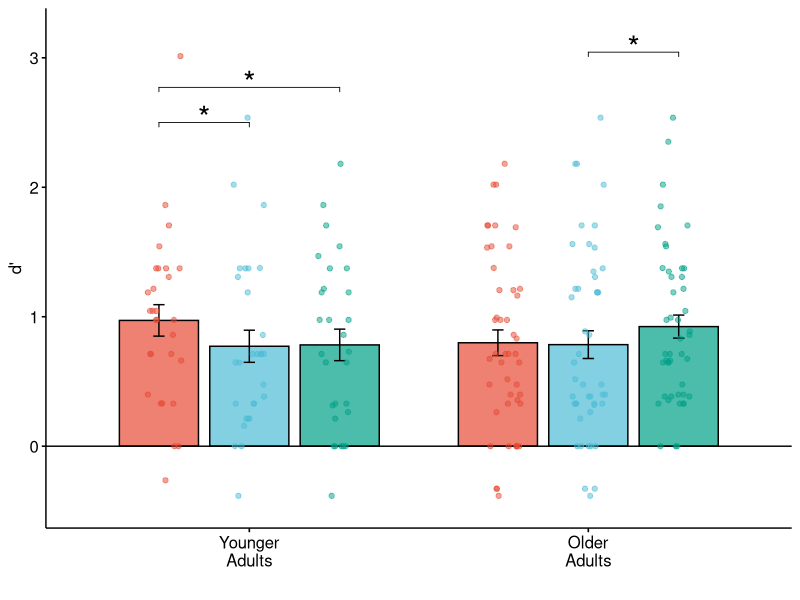
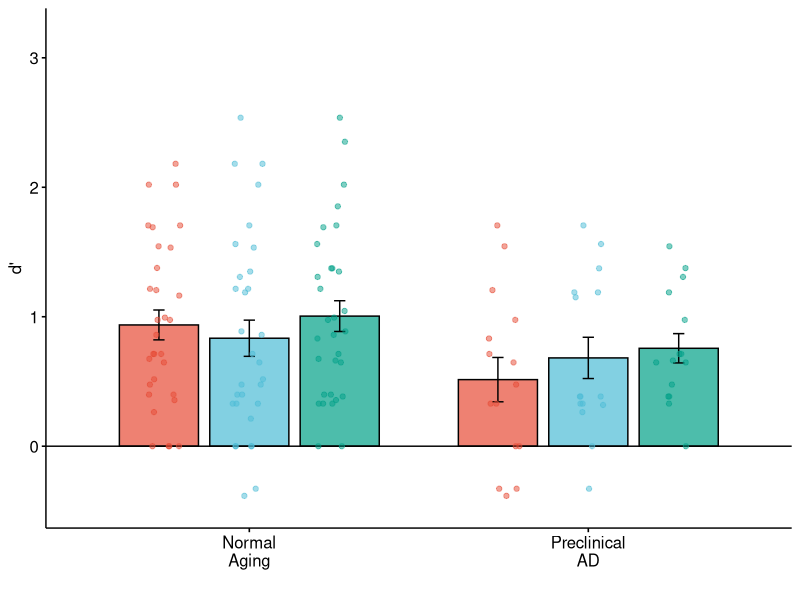
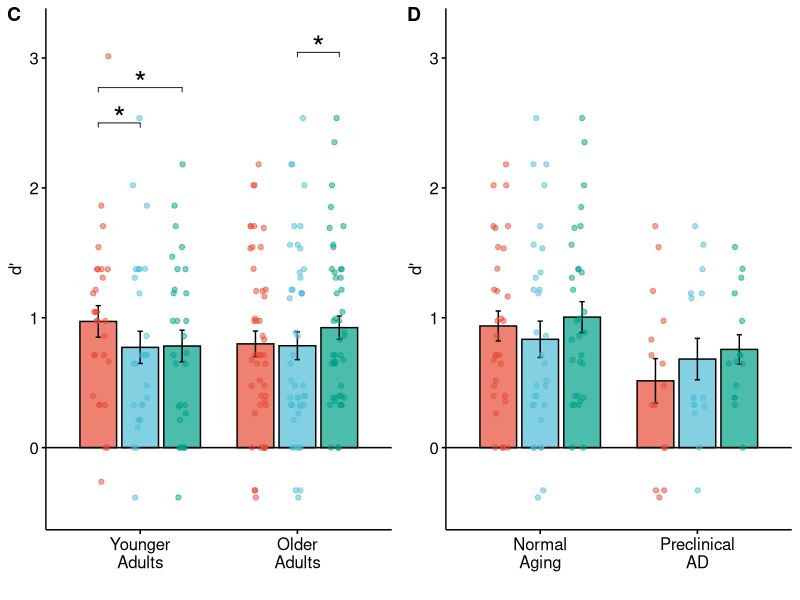
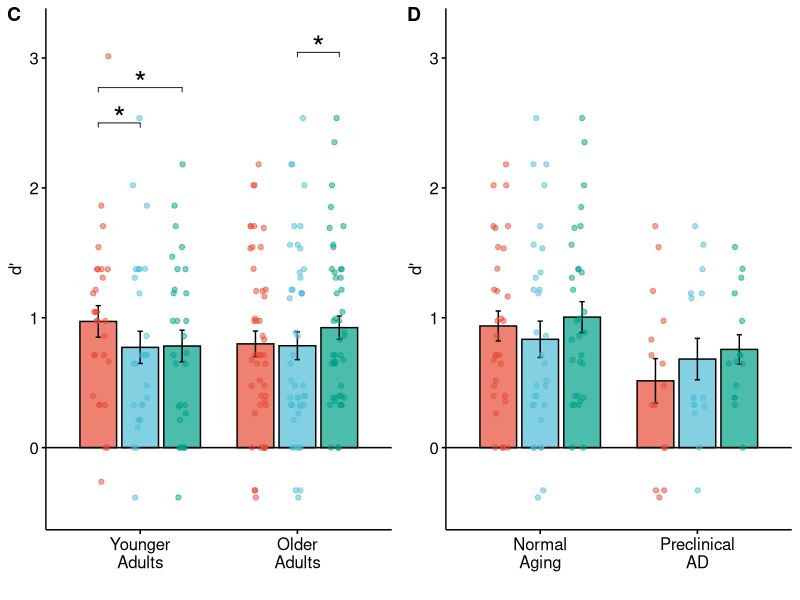

Source code (R) for these figures, in order:
## ---- chunk 1
knitr::opts_chunk$set(echo = TRUE)
## ---- chunk 2
# Load Libraries
library(tidyverse)
library(ggpubr)
library(rstatix)
library(lme4)
library(lmerTest)
library(emmeans)

# Set colorscales
npg_pal <- get_palette(palette = 'npg', 3)
npg_RL <- c(npg_pal[1], npg_pal[3])

# Read in data
df <- read_csv('data_fig1.csv')
df$age_group <- factor(df$age_group, levels = c('Younger\nAdults',
                                                    'Older\nAdults'))
df$biomarker_group <- factor(df$biomarker_group, levels = c('Younger\nAdults',
                                                        'Normal\nAging',
                                                        'Preclinical\nAD'))
data_C <- df
data_D <- df
## ---- chunk 3
# PANEL C: Stats
print("+---------- Linear Mixed Effects Model ----------+")
dprime_mod <- lmer(dprime ~ age_group*valence + (1 | subject), 
                   data_C)
summary(dprime_mod)

print("+---------- Post-Hoc Paired T-test Tests ----------+")
emm1 = emmeans(dprime_mod, specs = pairwise ~ valence|age_group,
               type = 'repsonse', adjust = 'none')
emm1_contrasts <- emm1$contrasts %>% rbind(adjust = 'none')
emm1_contrasts <- as.data.frame(emm1_contrasts) %>% 
  separate(col = contrast, into = c('group1', 'group2'), sep = ' - ') %>%
  filter(p.value < 0.05) %>%
  mutate(sig = case_when(p.value < 0.05 ~ '*')) %>%
  add_xy_position(data = data_C, formula = dprime ~ age_group,
                  x = "age_group", group = 'valence', fun = "mean_se", dodge = 0.8)
emm1$contrasts
## ---- chunk 4
print("+---------- Linear Mixed Effects Model (control for learning) ----------+")
dprime_mod <- lmer(dprime ~ age_group*valence + learning_accuracy + (1 | subject), 
                   data_C)
summary(dprime_mod)

print("+---------- Paired T-test Post-Hoc Tests ----------+")
emm2 = emmeans(dprime_mod, specs = pairwise ~ valence|age_group,
               type = 'repsonse', adjust = 'none')
emm2$contrasts
## ---- chunk 5
figC <- ggbarplot(data_C, 
               x = "age_group", 
               y = "dprime", 
               fill = "valence",
               alpha = 0.7,
               palette = "npg", 
               add = "mean_se", 
               xlab = "",
               ylab = "d\'",
               ylim = c(-0.45, 3.2),
               position = position_dodge(0.8)) +
        geom_hline(yintercept = 0) +
        geom_jitter(aes(color = valence, fill = valence), alpha = 0.5,
              position = position_jitterdodge(0.1))
figC <- figC + stat_pvalue_manual(emm1_contrasts, label = 'sig', 
                                  tip.length = 0.01, step.increase = 0.08, 
                                  y.position = 2.5, size = 8) +
        theme(legend.position = 'none')
figC
## ---- chunk 6
# PANEL D: Stats
print("+---------- Linear Mixed Effects Model ----------+")
dprime_mod <- lmer(dprime ~ valence*biomarker_group + age + sex + yrs_edu + (1 | subject), 
                   data_D %>% filter(biomarker_group != 'Younger\nAdults'))
summary(dprime_mod)

print("+---------- Post-Hoc Paired T-test Tests ----------+")
emm1 = emmeans(dprime_mod, specs = pairwise ~ valence|biomarker_group,
               type = 'repsonse', adjust = 'none')
emm1_contrasts <- emm1$contrasts %>% rbind(adjust = 'none')
emm1_contrasts <- as.data.frame(emm1_contrasts) %>% 
  separate(col = contrast, into = c('group1', 'group2'), sep = ' - ') %>%
  filter(p.value < 0.05) %>%
  mutate(sig = case_when(p.value < 0.05 ~ '*')) %>%
  add_xy_position(data = data_C, formula = dprime ~ age_group,
                  x = "age_group", group = 'valence', fun = "mean_se", dodge = 0.8)
emm1$contrasts
## ---- chunk 7
print("+---------- Linear Mixed Effects Model control for learning ----------+")
dprime_mod <- lmer(dprime ~ valence*biomarker_group + learning_accuracy + age + sex + yrs_edu + (1 | subject), 
                   data_D %>% filter(biomarker_group != 'Younger\nAdults'))
summary(dprime_mod)

print("+---------- Post-Hoc Paired T-test Tests ----------+")
emm2 = emmeans(dprime_mod, specs = pairwise ~ valence|biomarker_group,
               type = 'repsonse', adjust = 'none')
emm2$contrasts
## ---- chunk 8
data_D <- data_D %>% filter(biomarker_group != 'Younger\nAdults')
data_D$biomarker_group <- factor(data_D$biomarker_group, 
                                 levels = c('Normal\nAging', 'Preclinical\nAD'))
figD <- ggbarplot(data_D, 
               x = "biomarker_group", 
               y = "dprime", 
               fill = "valence",
               alpha = 0.7,
               palette = "npg", 
               add = "mean_se", 
               xlab = "",
               ylab = "d\'",
               ylim = c(-0.45, 3.2),
               position = position_dodge(0.8)) +
        geom_hline(yintercept = 0) +
        geom_jitter(aes(color = valence, fill = valence), alpha = 0.5,
              position = position_jitterdodge(0.1)) +
        theme(legend.position = 'none')
# No significant differences in post-hoc test
#figD <- figD + stat_pvalue_manual(emm1_contrasts, label = 'sig', tip.length = 0.01,
#                       step.increase = 0.08, y.position = 2.5, size = 8)

figD
## ---- chunk 9
behavioral_fig <- ggarrange(figC, figD,
          ncol = 2,
          labels = c('C', 'D'))

ggsave(behavioral_fig, filename = 'fig1.pdf', width = 6.5, height = 2.5, units = 'in')

behavioral_fig
